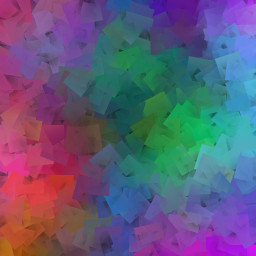
//> input picture tiltshift_images/blend1.jpg, 256 x 256 px
$ ./main ../tiltshift_images/blend1.jpg   (built with g++ and OpenCV 4)
//> lines starting //> are read from the running program, lines starting //| are printed output that depends on the picture; after the words box and inside, x2 and y2 are one past the last pixel; in counts of white or black regions, pixels touching at a corner belong together
#include <fstream>
#include <iostream>
#include <opencv2/opencv.hpp>

int main(int argc, char **argv)
{
  cv::Mat image;

  // Load the image in grayscale mode
  image = cv::imread(argv[1], cv::IMREAD_GRAYSCALE);
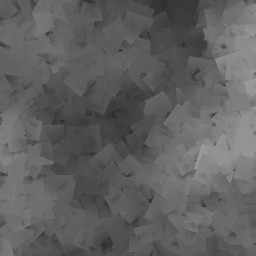
//> image: 256 rows x 256 cols, CV_8UC1; min 40, max 157, mean 96.3

  if (!image.data)
  {
    std::cout << "Failed to open " << argv[1] << std::endl;
    return 0;
  }

  // Apply binary threshold using Otsu's method
  cv::threshold(image, image, 1, 255, cv::THRESH_BINARY + cv::THRESH_OTSU);
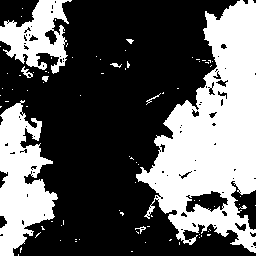
//> image: 256 rows x 256 cols, CV_8UC1; 36.9% white; 84 white regions (75 under 20 px)

  // Find contours
  std::vector<std::vector<cv::Point>> contours;
  std::vector<cv::Vec4i> hierarchy;
  cv::findContours(image, contours, hierarchy, cv::RETR_EXTERNAL, cv::CHAIN_APPROX_SIMPLE);
//> contours = 81 contours, 77 with area under 20; largest, box (x1, y1, x2, y2) and area: (136, 0, 256, 253) 16276, (0, 100, 58, 256) 5024, (0, 0, 72, 74) 2698, (21, 66, 33, 78) 42

  // Convert image to BGR color for displaying colored contours
  cv::cvtColor(image, image, cv::COLOR_GRAY2BGR);
//> image: 256 rows x 256 cols, CV_8UC3; 36.9% white; 84 white regions (75 under 20 px), largest, box (x1, y1, x2, y2) and area: (136, 0, 256, 253) 15835, (0, 100, 58, 256) 5241, (0, 0, 72, 74) 2715

  // Open SVG file for writing contours
  std::ofstream file("../assets/contours.svg");
  if (!file.is_open())
  {
    std::cout << "Failed to open contornos.svg" << std::endl;
    return 0;
  }

  // Write SVG file header
  file << "<svg height=\"" << image.rows << "\" width=\"" << image.cols
       << "\" xmlns=\"http://www.w3.org/2000/svg\">" << std::endl;

  // Write contours to the SVG file and draw them on the image
  for (size_t i = 0; i < contours.size(); ++i)
  {
    file << "<path d=\"M " << contours[i][0].x << " " << contours[i][0].y << " ";
    for (size_t j = 1; j < contours[i].size(); ++j)
    {
      file << "L" << contours[i][j].x << " " << contours[i][j].y << " ";
    }
    file << "Z\" fill=\"#cccccc\" stroke=\"red\" stroke-width=\"1\" />" << std::endl;

    cv::drawContours(image, contours, static_cast<int>(i), cv::Scalar(255, 0, 0));
  }
//> this loop made 81 passes
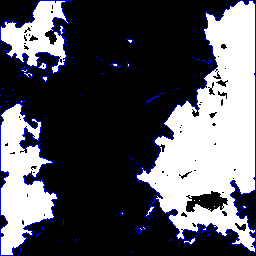
//> image: 256 rows x 256 cols, CV_8UC3; mean B, G, R 94.1, 85, 85

  // Write SVG file footer
  file << "</svg>" << std::endl;
  file.close();

  // Display the image with contours
  cv::imshow("Image", image);
  cv::waitKey();

  return 0;
}
